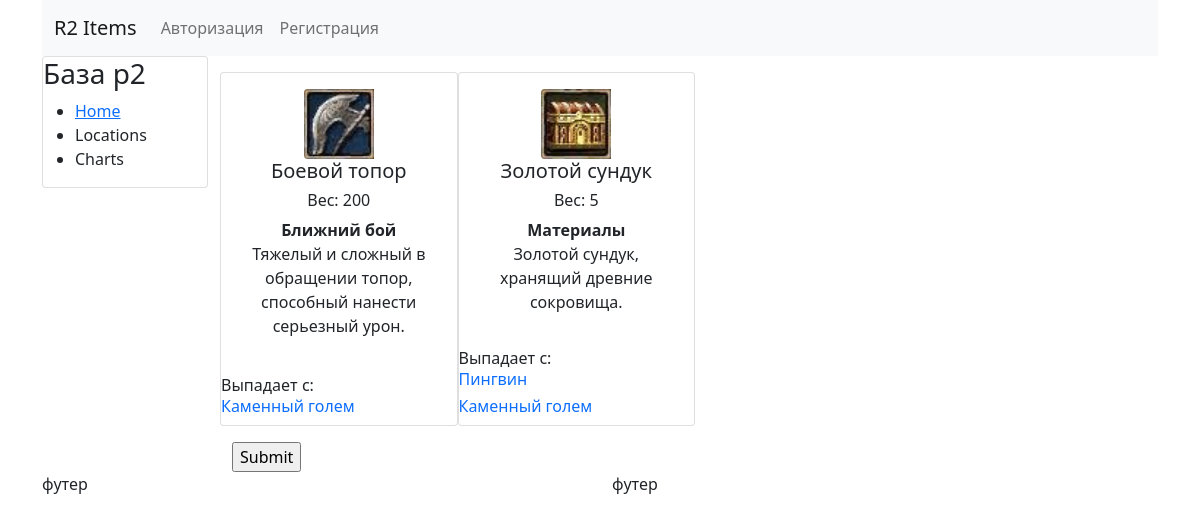
The page /monster/kamennyj-golem/ on the database its author committed.
### items/models.py (models this page shows, shortened)
class Item(models.Model):
    author = models.ForeignKey(User,
                               on_delete=models.CASCADE,
                               verbose_name="Автор",
                               blank=True,
                               null=True)
    name = models.CharField(verbose_name="Предмет: ", max_length=150)
    description = models.TextField(verbose_name="Описание",
                                   null=True,
                                   blank=True)
    weight = models.IntegerField("Вес:", default=0)
    category = models.ForeignKey(Category,
                                 verbose_name="Категория",
                                 on_delete=models.CASCADE)
    monster = models.ManyToManyField(Monster,
                                     verbose_name="Выпадает с: ",
                                     related_name="monster_item")
    url = models.SlugField("Ссылка", max_length=250, unique=True)
    item_img = models.ImageField("Изображение",
                                 upload_to='media/items/',
                                 default=DEFAULT_IMG)
    class Meta:
        verbose_name = "Предмет"
        verbose_name_plural = "Предметы"

class Category(models.Model):
    name = models.CharField(verbose_name="Название", max_length=150)
    url = models.SlugField("Ссылка", max_length=250, unique=True)
    def __str__(self):
        return self.name
    class Meta:
        verbose_name = "Категория предмета"
        verbose_name_plural = "Категории предметов"

class Monster(models.Model):
    name = models.CharField(verbose_name="Название", max_length=150)
    description = models.TextField("Описание", null=True, blank=True)
    monster_img = models.FileField("Изображение",
                                   upload_to="media/monsters",
                                   default=DEFAULT_IMG)
    url = models.SlugField("Ссылка", max_length=250, unique=True)
    locations = models.ManyToManyField(Location,
                                       verbose_name="Локация",
                                       related_name="monsters_in_location")
    def __str__(self):
        return self.name
    class Meta:
        verbose_name = "Монстр"
        verbose_name_plural = "Монстры"

### items/views.py (the view)
def monster_detail(request, slug):
    slug = Monster.objects.get(url=slug)
    print('!!!!!', slug)
    if slug:
        items = Item.objects.filter(monster=slug)
    else:
        items = Item.objects.all()
    monsters = Monster.objects.all()
    context = {'items': items, 'monsters': monsters}
    return render(request, 'items/monster_detail.html', context)

### items/templates/items/monster_detail.html (shortened to what this page needs)
{% extends 'base.html' %}
{% load static %}
{% block content %}
    <div class="col-md-12">
        <div class="row">
            {% for item in items %}
                <div class="card col-md-3 p-0 mb-3 mt-3">
                    <div class="card-body text-center">
                        <img src="{{ item.item_img.url }}" alt="image" class="img-fluid rounded-start" width="70px" height="110px"/> <br>
                        <h5 class="card-title">{{ item.name }}  </h5>
                        <h6 class="card-title">Вес: {{ item.weight }}  </h6>
                        <strong>{{ item.category }}</strong> <br>
                        <dl class="dl-horizontal">
                           <dd > {{ item.description }} </dd>
                        </dl>
                    </div>
                    Выпадает с: <br>
                    {% for mob in item.monster.all %}
                        {% for location in mob.locations.all %}
                            <h6 class="card-title">
                                <a href="/monster/{{ mob.url }}/" class="text-decoration-none"> {{ mob.name }} </a>
                            </h6>
                        {% endfor %}
                    {% endfor %}
                    </div>
            {% endfor %}
        </div>
        <form action="" method="post">
            <input type="submit" value="Submit">
          </form>
    </div>
{% endblock content %}

### rows shown on the page
Item: item_img (picture), name "Боевой топор", weight "200", category "Ближний бой", description "Тяжелый и сложный в обращении топор, способный нанести серьезный урон."
Monster: name "Каменный голем"
Item: item_img (picture), name "Золотой сундук", weight "5", category "Материалы", description "Золотой сундук, хранящий древние сокровища."
Monster: name "Пингвин"
